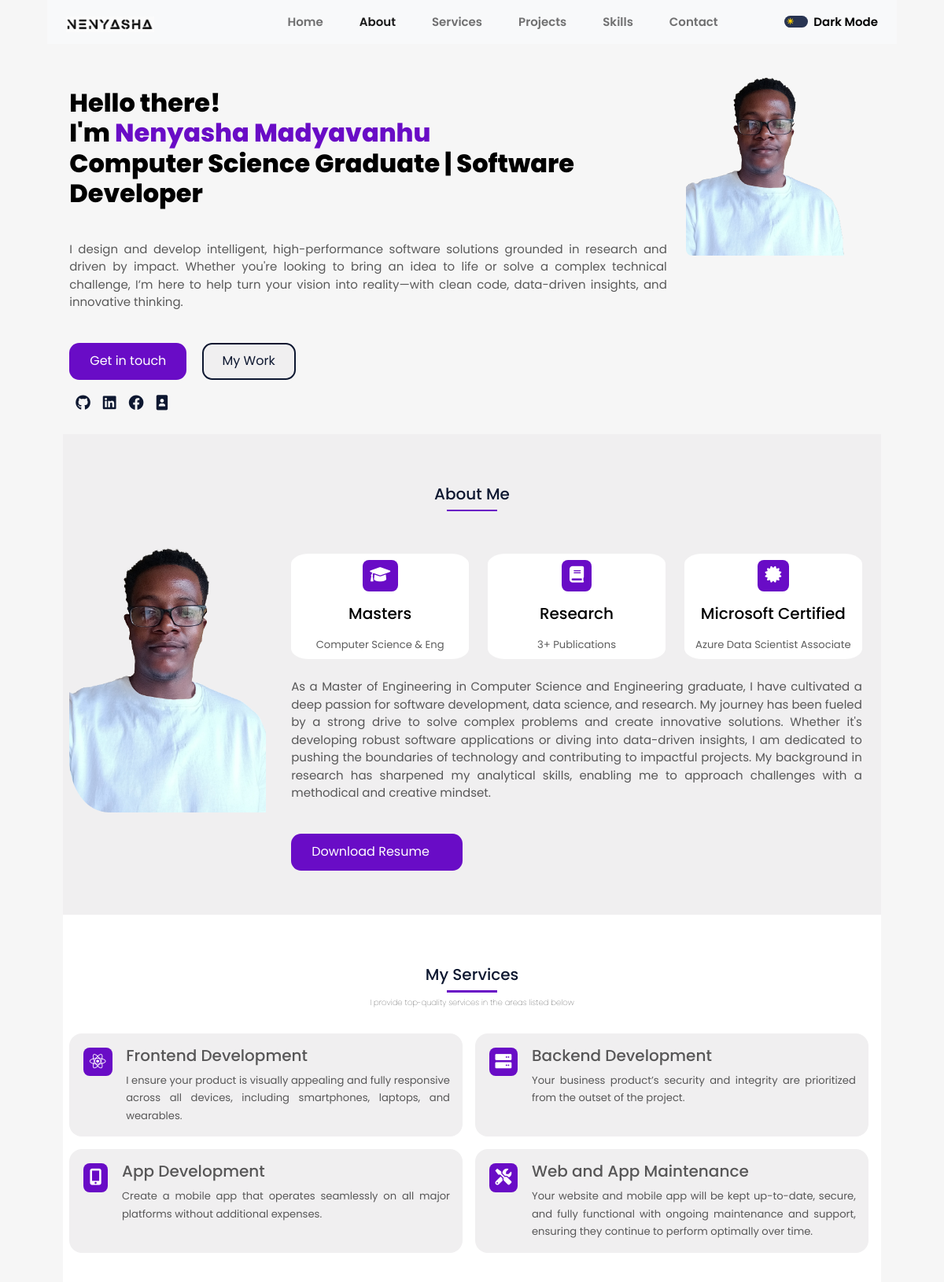
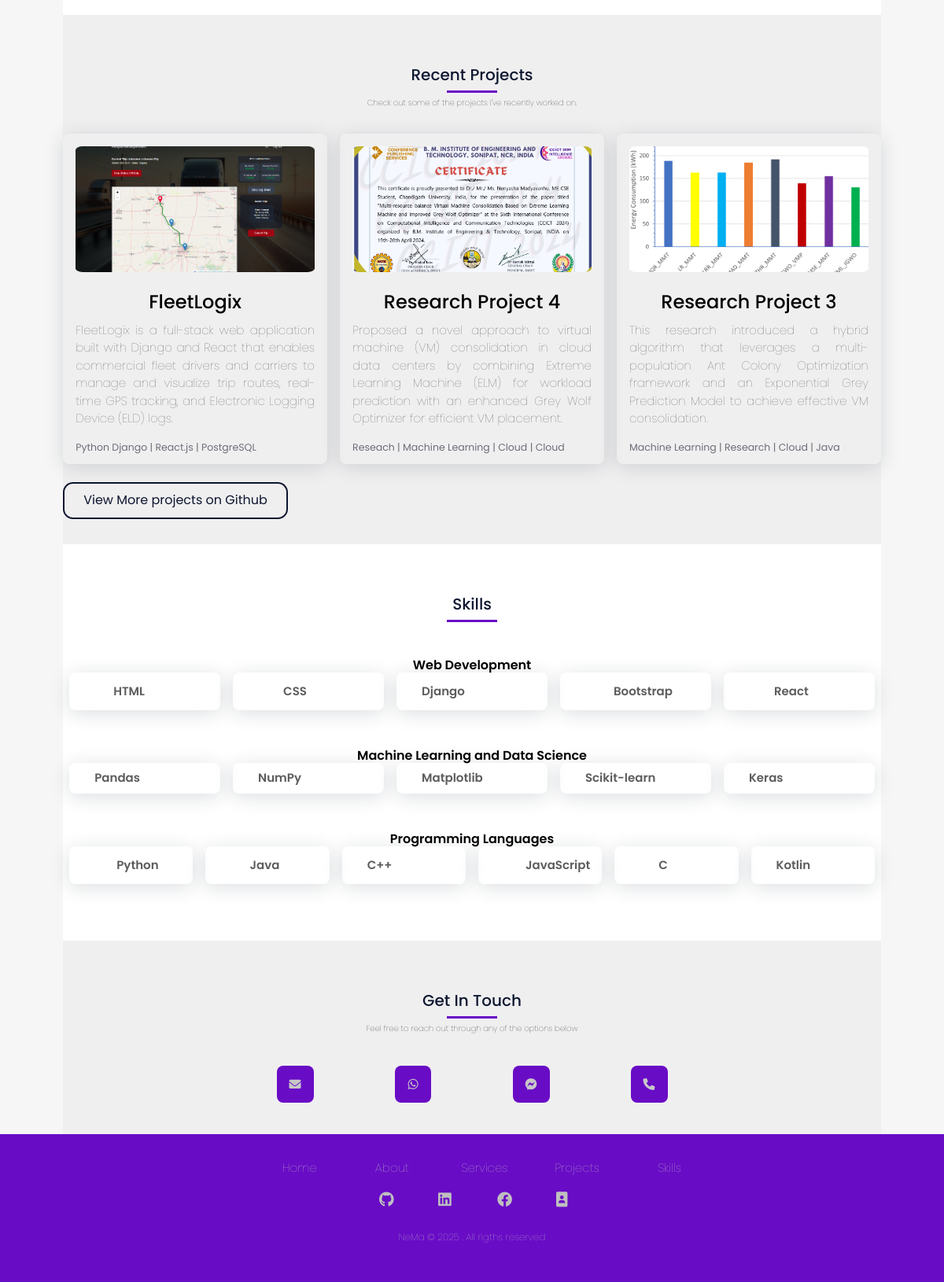
The page / on the database its author committed (2 pictures, top to bottom).
### portfolio/models.py (models this page shows, shortened)
class Home(models.Model):
    first_name = models.CharField(max_length=20)
    last_name = models.CharField(max_length=20)
    greeting = models.CharField(max_length=20)
    career = models.CharField(max_length=50)
    summary = models.TextField(blank=False)
    picture = models.ImageField(upload_to='home/')
    updated = models.DateTimeField(auto_now=True)

class Profile(models.Model):
    about = models.ForeignKey(About, on_delete=models.CASCADE)
    social_name = models.CharField(max_length=50)
    link = models.URLField(max_length=254)
    social_icon = models.CharField(max_length=100, blank=True)
    order = OrderField(blank=True, default=0, for_fields=['about'])
    class Meta:
        ordering = ['order']

class About(models.Model):
    description = models.TextField(blank=False)
    profile_img = models.ImageField(upload_to='profile/')
    updated = models.DateTimeField(auto_now=True)

class Highlights(models.Model):
    icon = models.CharField(max_length=100, blank=True)
    title = models.CharField(max_length=50)
    description = models.TextField(blank=True)
    order = OrderField(blank=True, default=0, for_fields=None)
    class Meta:
        ordering = ['order']

class Services(models.Model):
    title = models.CharField(max_length=100)
    description = models.TextField(blank=False)
    icon = models.CharField(max_length=100, blank=True)
    order = OrderField(blank=True, default=0, for_fields=None)

class Projects(models.Model):
    image = models.ImageField(upload_to='projects/')
    title = models.CharField(max_length=50)
    start_date = models.DateField()
    end_date = models.DateField(blank=True)
    description = models.TextField()
    future_scope = models.TextField(blank=True)
    order = OrderField(blank=True, default=0, for_fields=None)
    class Meta:
        verbose_name = 'Project'
        verbose_name_plural = 'Projects'
        ordering = ['order']
    def first_link(self):
        return self.links.first()

class ProjectRequirements(models.Model):
    project = models.ForeignKey(Projects, related_name='requirements', on_delete=models.CASCADE)
    technology = models.CharField(max_length=254)
    icon = models.CharField(max_length=100, blank=True)
    order = OrderField(blank=True, default=0, for_fields=['project'])
    class Meta:
        ordering = ['order']

class Category(models.Model):
    name = models.CharField(max_length=50)
    updated = models.DateTimeField(auto_now=True)
    order = OrderField(blank=True, default=0, for_fields=None)
    class Meta:
        ordering = ['order']
    class Meta:
        verbose_name = 'Skill'
        verbose_name_plural = 'Skills'
    def __str__(self):
        return self.name

class Skills(models.Model):
    category = models.ForeignKey(
        Category, related_name='skills', on_delete=models.CASCADE)
    skill_name = models.CharField(max_length=50)
    icon = models.CharField(max_length=100, blank=True)
    level = models.IntegerField(
        validators=[MinValueValidator(1), MaxValueValidator(100)])
    order = OrderField(blank=True, default=0, for_fields=['category'])
    class Meta:
        ordering = ['order']

### portfolio/views.py (the view)
# urls.py: path('', index),
def index(request):
	home = Home.objects.latest('updated')
	about = About.objects.latest('updated')
	highlights = Highlights.objects.all()
	services = Services.objects.all()
	projects = Projects.objects.all()
	categories = Category.objects.all()
	print(categories)
	email = ''
	phone = ''
	if Email.objects.filter(primary=True):
		email = Email.objects.get(primary=True)
	if Phone.objects.filter(primary=True):
		phone = Phone.objects.get(primary=True)
	context = {
        'home': home,
		'about': about,
		'highlights': highlights,
        'services': services,
        'projects': projects,
        'categories': categories,
        'email': email,
        'phone': phone,
    }
	return render(request, 'index.html', context)

### portfolio/templates/index.html (shortened to what this page needs)
{% load static %}
<!DOCTYPE html>
<html lang="en">
  <head>
    <link
      href="https://cdn.jsdelivr.net/npm/bootstrap@5.3.3/dist/css/bootstrap.min.css"
      rel="stylesheet"
    />
    <link
      href="https://cdn.jsdelivr.net/npm/bootstrap@5.1.3/dist/css/bootstrap.min.css"
      rel="stylesheet"
    />
    <link
      rel="stylesheet"
      href="https://cdnjs.cloudflare.com/ajax/libs/font-awesome/6.0.0/css/all.min.css"
    />
    <link rel="stylesheet" href="{% static 'css/index.css' %}" />
    <link rel="stylesheet" href="{% static 'css/toggle.css' %}" />
  </head>
  <body>
    <div
      class="App"
      id="app"
      data-theme="light"
      data-bs-spy="scroll"
      data-bs-target="#mynavbar"
      data-bs-offset="74"
      tabindex="0"
    >
      <header>
        <nav
          class="navbar navbar-expand-lg fixed-top navbar-light container_grid bg-light"
          id="mynavbar"
        >
          <div class="container-fluid">
            <a class="navbar-brand homelogo" href="#"
              ><img
                class="logo-img"
                id="logo-img"
                src="/static/images/logo.png"
            /></a>
            <div class="collapse navbar-collapse" id="navbarSupportedContent">
              <ul class="navbar-nav ms-auto mb-2 mb-lg-0">
                <li class="nav-item">
                  <a class="nav-link active" aria-current="page" href="#home"
                    >Home</a
                  >
                </li>
                <li class="nav-item">
                  <a class="nav-link" href="#about">About</a>
                </li>
                <li class="nav-item">
                  <a class="nav-link" href="#services">Services</a>
                </li>
                <li class="nav-item">
                  <a class="nav-link" href="#projects">Projects</a>
                </li>
                <li class="nav-item">
                  <a class="nav-link" href="#skills">Skills</a>
                </li>
                <li class="nav-item">
                  <a class="nav-link" href="#contact">Contact</a>
                </li>
              </ul>
              <div class="toggle-container">
                <label for="theme-toggle" class="unselectable">Dark Mode</label>
              </div>
            </div>
          </div>
        </nav>
      </header>
      <main id="content">
        <section
          class="home container_grid"
          id="home"
          style="padding: 0.5rem; background-color: transparent"
        >
          <div class="home_data" style="z-index: 100">
            <div>
              <h1 class="home_title">
                {{ home.greeting }} <br />
                I'm
                <span class="home_title_color">
                  {{ home.first_name }} {{ home.last_name }}</span
                ><br />
                {{ home.career }}
              </h1>
              <p class="home_summary">{{ home.summary }}</p>
              <div class="home_cta">
                <a href="#contact" class="btn primary">Get in touch</a>
                <a href="#projects" class="btn light">My Work</a>
              </div>
              <div class="home_social">
                {% for profile in about.profile_set.all %}
                <a
                  href="{{ profile.link }}"
                  title="{{ profile.social_name }}"
                  class="home_social_icon"
                  ><i class="{{ profile.social_icon }}"></i
                ></a>
                {% endfor %}
              </div>
            </div>
            <div class="home_img_summary">
              <div class="home_img">
                <img
                  class="img"
                  style="border-radius: 0.5rem"
                  src="{{ home.picture.url }}"
                />
              </div>
            </div>
          </div>
        </section>
        <section class="about section" id="about">
          <h2 class="section_title">About Me</h2>
          <div class="about_container container_grid">
            <div class="about_img">
              <img src="{{ about.profile_img.url }}" class="scale-img" alt="" />
            </div>
            <div class="about_right">
              <div class="about_cards">
                {% for highlight in highlights %}
                <div key="{highlight.id}" class="about_card">
                  <span class="about_card_icon"
                    ><i class="{{highlight.icon}}"></i
                  ></span>
                  <h5>{{highlight.title}}</h5>
                  <div class="card_desc">
                    <small>{{highlight.description}}</small>
                  </div>
                </div>
                {% endfor %}
              </div>
              <p class="about_txt">{{ about.description }}</p>
              <a href="{% url 'download_resume' %}" download class="btn primary"
                >Download Resume <HiDownload
              /></a>
            </div>
          </div>
        </section>
        <section class="services section" id="services">
          <h2 class="section_title">My Services</h2>
          <p class="section_desc">
            I provide top-quality services in the areas listed below
          </p>
          <div class="services_cards">
            {% for service in services %}
            <div key="{service.id}" class="service_card">
              <span class="service_card_icon"
                ><i class="{{service.icon}}"></i
              ></span>
              <div class="service_card_content">
                <h5>{{service.title}}</h5>
                 <div class="card_desc">
                    <small>{{service.description}}</small>
                </div>
              </div>
            </div>
            {% endfor %}
          </div>
        </section>
        <section class="projects section" id="projects">
          <h2 class="section_title">Recent Projects</h2>
          <p class="section_desc">
            Check out some of the projects I've recently worked on.
          </p>
          <div class="projects_container container_grid">
            {% for project in projects %}
            <a href="{{project.first_link.link }}">
              <div class="project">
                <img
                  src="{{ project.image.url }}"
                  alt=""
                  style=""
                  class="projects_img"
                />
                <br />
                <h4 class="project_title">{{ project.title }}</h4>
                <div class="fade_txt">
                  <p class="about_txt project_txt">{{ project.description }}</p>
                </div>
                <p class="project_requirements">
                  {% for requirement in project.requirements.all %}
                  <span
                    >{{ requirement.technology }}{% if not forloop.last %} |
                    {%endif%}
                  </span>
                  {%endfor %}
                </p>
              </div>
            </a>
            {% endfor %}
          </div>
          <br />
          <a href="https://github.com/Dei-gratia/" class="btn light" style=""
            >View More projects on Github</a
          >
        </section>
        <section class="skills section" id="skills">
          <h2 class="section_title">Skills</h2>
          <div class="skills_container container_grid">
            {% for category in categories %}
            <h6 class="skills_category">{{ category.name }}</h6>
            <div class="category_skills">
              {% for skill in category.skills.all %}
              <div class="skills_data">
                <div class="skills_names">
                  <i class="{{skill.icon}} skills_icon"></i>
                  <span class="skills_name">{{ skill.skill_name }}</span>
                </div>
                <div class="skills_bar" style="width: 100%"></div>
              </div>
              {% endfor %}
            </div>
            {% endfor %}
          </div>
        </section>
        <section class="contact section" id="contact">
          <h2 class="section_title">Get In Touch</h2>
          <p class="section_desc">
            Feel free to reach out through any of the options below
          </p>
          <div class="contact_container">
            <a
              href="mailto:{{email.email}}?subject=Hello&body=I want to get in touch"
              ><i class="fa-solid fa-envelope"></i
            ></a>
            <a
              href="https://wa.me/{{phone.phone}}?text=Hello%20I%20would%20like%20to%20get%20in%20touch"
              ><i class="fa-brands fa-whatsapp"></i
            ></a>
            <a href="https://m.me/deigratia.marimo.7/"
              ><i class="fa-brands fa-facebook-messenger"></i
            ></a>
            <a href="tel:{{phone.phone}}"><i class="fa-solid fa-phone"></i></a>
          </div>
        </section>
      </main>
      <footer class="footer">
        <div class="footer_nav">
          <ul>
            <li><a href="#home">Home</a></li>
            <li><a href="#about">About</a></li>
            <li><a href="#services">Services</a></li>
            <li><a href="#projects">Projects</a></li>
            <li><a href="#skills">Skills</a></li>
          </ul>
        </div>
        <div class="footer_social">
          {% for profile in about.profile_set.all %}
          <a href="{{ profile.link }}" class="footer_icon"
            ><i class="{{ profile.social_icon }}"></i
          ></a>
          {% endfor %}
        </div>
        <br />
        <p class="footer_copy">
          NeMa &#169;
          . All rigths reserved
        </p>
      </footer>
    </div>
  </body>
</html>

### static/css/toggle.css (style rules this page uses)
.toggle-container { display: flex; align-items: center; }
.toggle + label { display: flex; align-items: center; font-size: 1em; cursor: pointer; color: var(--primary-text-color); position: relative; }
.toggle + label::before { content: ""; height: 1em; width: 2em; border-radius: 1em; background-color: var(--toggle-bg); margin-right: 0.5em; transition: background-color 250ms ease-in-out; }
.toggle + label::after { content: "☀"; height: 1.3em; width: 1.3em; display: flex; justify-content: center; align-items: center; font-size: 0.7em; border-radius: 50%; background-color: var(--toggle-bg); position: absolute; left: 0.1em; color: var(--toggle-fg); transition: background-color 250ms ease-in-out, transform 250ms ease-in-out, content 250ms ease-in-out; }
@media (min-width: 992px) { .toggle-container { margin-left: 3rem; } }

### rows shown on the page
Home: greeting "Hello there!", first_name "Nenyasha", last_name "Madyavanhu", career "Computer Science Graduate | Software Developer", summary "I design and develop intelligent, high-performance software solutions grounded in research and driven by impact. Whether you're looking to bring an idea to life or solve a complex technical challenge, I’m here to help turn your vision into reality—with clean code, data-driven insights, and innovative thinking.", picture (picture)
About: profile_img (picture), description "As a Master of Engineering in Computer Science and Engineering graduate, I have cultivated a deep passion for software development, data science, and research. My journey has been fueled by a strong drive to solve complex problems and create innovative solutions. Whether it's developing robust software applications or diving into data-driven insights, I am dedicated to pushing the boundaries of technology and contributing to impactful projects. My background in research has sharpened my analytical skills, enabling me to approach challenges with a methodical and creative mindset."
Highlights: title "Masters", description "Computer Science & Eng"
Highlights: title "Research", description "3+ Publications"
Highlights: title "Microsoft Certified", description "Azure Data Scientist Associate"
Services: title "Frontend Development", description "I ensure your product is visually appealing and fully responsive across all devices, including smartphones, laptops, and wearables."
Services: title "Backend Development", description "Your business product’s security and integrity are prioritized from the outset of the project."
Services: title "App Development", description "Create a mobile app that operates seamlessly on all major platforms without additional expenses."
Services: title "Web and App Maintenance", description "Your website and mobile app will be kept up-to-date, secure, and fully functional with ongoing maintenance and support, ensuring they continue to perform optimally over time."
Projects: image (picture), title "FleetLogix", description "FleetLogix is a full-stack web application built with Django and React that enables commercial fleet drivers and carriers to manage and visualize trip routes, real-time GPS tracking, and Electronic Logging Device (ELD) logs."
ProjectRequirements: technology "Python Django"
ProjectRequirements: technology "React.js"
ProjectRequirements: technology "PostgreSQL"
Projects: image (picture), title "Research Project 4", description "Proposed a novel approach to virtual machine (VM) consolidation in cloud data centers by combining Extreme Learning Machine (ELM) for workload prediction with an enhanced Grey Wolf Optimizer for efficient VM placement."
ProjectRequirements: technology "Reseach"
ProjectRequirements: technology "Machine Learning"
ProjectRequirements: technology "Cloud"
ProjectRequirements: technology "Cloud"
Projects: image (picture), title "Research Project 3", description "This research introduced a hybrid algorithm that leverages a multi-population Ant Colony Optimization framework and an Exponential Grey Prediction Model to achieve effective VM consolidation."
ProjectRequirements: technology "Machine Learning"
ProjectRequirements: technology "Research"
ProjectRequirements: technology "Cloud"
ProjectRequirements: technology "Java"
Category: name "Web Development"
Skills: skill_name "HTML"
Skills: skill_name "CSS"
Skills: skill_name "Django"
Skills: skill_name "Bootstrap"
Skills: skill_name "React"
Category: name "Machine Learning and Data Science"
Skills: skill_name "Pandas"
Skills: skill_name "NumPy"
Skills: skill_name "Matplotlib"
Skills: skill_name "Scikit-learn"
Skills: skill_name "Keras"
Category: name "Programming Languages"
Skills: skill_name "Python"
Skills: skill_name "Java"
Skills: skill_name "C++"
Skills: skill_name "JavaScript"
Skills: skill_name "C"
Skills: skill_name "Kotlin"
